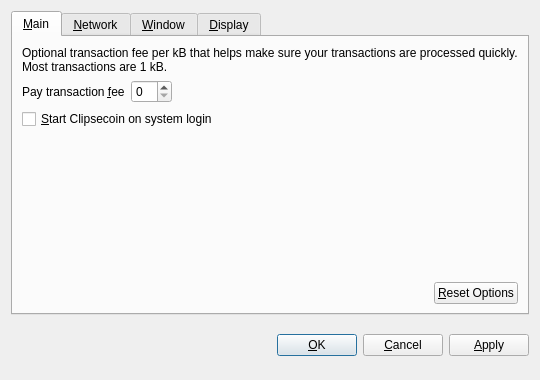
<?xml version="1.0" encoding="UTF-8"?>
<ui version="4.0">
 <class>OptionsDialog</class>
 <widget class="QDialog" name="OptionsDialog">
  <property name="geometry">
   <rect>
    <x>0</x>
    <y>0</y>
    <width>540</width>
    <height>380</height>
   </rect>
  </property>
  <property name="windowTitle">
   <string>Options</string>
  </property>
  <property name="modal">
   <bool>true</bool>
  </property>
  <layout class="QVBoxLayout" name="verticalLayout">
   <item>
    <widget class="QTabWidget" name="tabWidget">
     <property name="tabPosition">
      <enum>QTabWidget::North</enum>
     </property>
     <property name="currentIndex">
      <number>0</number>
     </property>
     <widget class="QWidget" name="tabMain">
      <attribute name="title">
       <string>&amp;Main</string>
      </attribute>
      <layout class="QVBoxLayout" name="verticalLayout_Main">
       <item>
        <widget class="QLabel" name="transactionFeeInfoLabel">
         <property name="text">
          <string>Optional transaction fee per kB that helps make sure your transactions are processed quickly. Most transactions are 1 kB.</string>
         </property>
         <property name="textFormat">
          <enum>Qt::PlainText</enum>
         </property>
         <property name="wordWrap">
          <bool>true</bool>
         </property>
        </widget>
       </item>
       <item>
        <layout class="QHBoxLayout" name="horizontalLayout_1_Main">
         <item>
          <widget class="QLabel" name="transactionFeeLabel">
           <property name="text">
            <string>Pay transaction &amp;fee</string>
           </property>
           <property name="textFormat">
            <enum>Qt::PlainText</enum>
           </property>
           <property name="buddy">
            <cstring>transactionFee</cstring>
           </property>
          </widget>
         </item>
         <item>
          <widget class="BitcoinAmountField" name="transactionFee"/>
         </item>
         <item>
          <spacer name="horizontalSpacer_1_Main">
           <property name="orientation">
            <enum>Qt::Horizontal</enum>
           </property>
           <property name="sizeHint" stdset="0">
            <size>
             <width>40</width>
             <height>20</height>
            </size>
           </property>
          </spacer>
         </item>
        </layout>
       </item>
       <item>
        <widget class="QCheckBox" name="bitcoinAtStartup">
         <property name="toolTip">
          <string>Automatically start Clipsecoin after logging in to the system.</string>
         </property>
         <property name="text">
          <string>&amp;Start Clipsecoin on system login</string>
         </property>
        </widget>
       </item>
       <item>
        <spacer name="verticalSpacer_Main">
         <property name="orientation">
          <enum>Qt::Vertical</enum>
         </property>
         <property name="sizeHint" stdset="0">
          <size>
           <width>20</width>
           <height>40</height>
          </size>
         </property>
        </spacer>
       </item>
       <item>
        <layout class="QHBoxLayout" name="horizontalLayout_2_Main">
         <item>
          <spacer name="horizontalSpacer_2_Main">
           <property name="orientation">
            <enum>Qt::Horizontal</enum>
           </property>
           <property name="sizeHint" stdset="0">
            <size>
             <width>40</width>
             <height>20</height>
            </size>
           </property>
          </spacer>
         </item>
         <item>
          <widget class="QPushButton" name="resetButton">
           <property name="toolTip">
            <string>Reset all client options to default.</string>
           </property>
           <property name="text">
            <string>&amp;Reset Options</string>
           </property>
           <property name="autoDefault">
            <bool>false</bool>
           </property>
          </widget>
         </item>
        </layout>
       </item>
      </layout>
     </widget>
     <widget class="QWidget" name="tabNetwork">
      <attribute name="title">
       <string>&amp;Network</string>
      </attribute>
      <layout class="QVBoxLayout" name="verticalLayout_Network">
       <item>
        <widget class="QCheckBox" name="mapPortUpnp">
         <property name="toolTip">
          <string>Automatically open the Clipsecoin client port on the router. This only works when your router supports UPnP and it is enabled.</string>
         </property>
         <property name="text">
          <string>Map port using &amp;UPnP</string>
         </property>
        </widget>
       </item>
       <item>
        <widget class="QCheckBox" name="connectSocks">
         <property name="toolTip">
          <string>Connect to the Clipsecoin network through a SOCKS proxy (e.g. when connecting through Tor).</string>
         </property>
         <property name="text">
          <string>&amp;Connect through SOCKS proxy:</string>
         </property>
        </widget>
       </item>
       <item>
        <layout class="QHBoxLayout" name="horizontalLayout_Network">
         <item>
          <widget class="QLabel" name="proxyIpLabel">
           <property name="text">
            <string>Proxy &amp;IP:</string>
           </property>
           <property name="textFormat">
            <enum>Qt::PlainText</enum>
           </property>
           <property name="buddy">
            <cstring>proxyIp</cstring>
           </property>
          </widget>
         </item>
         <item>
          <widget class="QValidatedLineEdit" name="proxyIp">
           <property name="maximumSize">
            <size>
             <width>140</width>
             <height>16777215</height>
            </size>
           </property>
           <property name="toolTip">
            <string>IP address of the proxy (e.g. 127.0.0.1)</string>
           </property>
          </widget>
         </item>
         <item>
          <widget class="QLabel" name="proxyPortLabel">
           <property name="text">
            <string>&amp;Port:</string>
           </property>
           <property name="textFormat">
            <enum>Qt::PlainText</enum>
           </property>
           <property name="buddy">
            <cstring>proxyPort</cstring>
           </property>
          </widget>
         </item>
         <item>
          <widget class="QLineEdit" name="proxyPort">
           <property name="maximumSize">
            <size>
             <width>55</width>
             <height>16777215</height>
            </size>
           </property>
           <property name="toolTip">
            <string>Port of the proxy (e.g. 9050)</string>
           </property>
          </widget>
         </item>
         <item>
          <widget class="QLabel" name="socksVersionLabel">
           <property name="text">
            <string>SOCKS &amp;Version:</string>
           </property>
           <property name="textFormat">
            <enum>Qt::PlainText</enum>
           </property>
           <property name="buddy">
            <cstring>socksVersion</cstring>
           </property>
          </widget>
         </item>
         <item>
          <widget class="QValueComboBox" name="socksVersion">
           <property name="toolTip">
            <string>SOCKS version of the proxy (e.g. 5)</string>
           </property>
          </widget>
         </item>
         <item>
          <spacer name="horizontalSpacer_Network">
           <property name="orientation">
            <enum>Qt::Horizontal</enum>
           </property>
           <property name="sizeHint" stdset="0">
            <size>
             <width>40</width>
             <height>20</height>
            </size>
           </property>
          </spacer>
         </item>
        </layout>
       </item>
       <item>
        <spacer name="verticalSpacer_Network">
         <property name="orientation">
          <enum>Qt::Vertical</enum>
         </property>
         <property name="sizeHint" stdset="0">
          <size>
           <width>20</width>
           <height>40</height>
          </size>
         </property>
        </spacer>
       </item>
      </layout>
     </widget>
     <widget class="QWidget" name="tabWindow">
      <attribute name="title">
       <string>&amp;Window</string>
      </attribute>
      <layout class="QVBoxLayout" name="verticalLayout_Window">
       <item>
        <widget class="QCheckBox" name="minimizeToTray">
         <property name="toolTip">
          <string>Show only a tray icon after minimizing the window.</string>
         </property>
         <property name="text">
          <string>&amp;Minimize to the tray instead of the taskbar</string>
         </property>
        </widget>
       </item>
       <item>
        <widget class="QCheckBox" name="minimizeOnClose">
         <property name="toolTip">
          <string>Minimize instead of exit the application when the window is closed. When this option is enabled, the application will be closed only after selecting Quit in the menu.</string>
         </property>
         <property name="text">
          <string>M&amp;inimize on close</string>
         </property>
        </widget>
       </item>
       <item>
        <spacer name="verticalSpacer_Window">
         <property name="orientation">
          <enum>Qt::Vertical</enum>
         </property>
         <property name="sizeHint" stdset="0">
          <size>
           <width>20</width>
           <height>40</height>
          </size>
         </property>
        </spacer>
       </item>
      </layout>
     </widget>
     <widget class="QWidget" name="tabDisplay">
      <attribute name="title">
       <string>&amp;Display</string>
      </attribute>
      <layout class="QVBoxLayout" name="verticalLayout_Display">
       <item>
        <layout class="QHBoxLayout" name="horizontalLayout_1_Display">
         <item>
          <widget class="QLabel" name="langLabel">
           <property name="text">
            <string>User Interface &amp;language:</string>
           </property>
           <property name="textFormat">
            <enum>Qt::PlainText</enum>
           </property>
           <property name="buddy">
            <cstring>lang</cstring>
           </property>
          </widget>
         </item>
         <item>
          <widget class="QValueComboBox" name="lang">
           <property name="toolTip">
            <string>The user interface language can be set here. This setting will take effect after restarting Clipsecoin.</string>
           </property>
          </widget>
         </item>
        </layout>
       </item>
       <item>
        <layout class="QHBoxLayout" name="horizontalLayout_2_Display">
         <item>
          <widget class="QLabel" name="unitLabel">
           <property name="text">
            <string>&amp;Unit to show amounts in:</string>
           </property>
           <property name="textFormat">
            <enum>Qt::PlainText</enum>
           </property>
           <property name="buddy">
            <cstring>unit</cstring>
           </property>
          </widget>
         </item>
         <item>
          <widget class="QValueComboBox" name="unit">
           <property name="toolTip">
            <string>Choose the default subdivision unit to show in the interface and when sending coins.</string>
           </property>
          </widget>
         </item>
        </layout>
       </item>
       <item>
        <widget class="QCheckBox" name="displayAddresses">
         <property name="toolTip">
          <string>Whether to show Clipsecoin addresses in the transaction list or not.</string>
         </property>
         <property name="text">
          <string>&amp;Display addresses in transaction list</string>
         </property>
        </widget>
       </item>
       <item>
        <spacer name="verticalSpacer_Display">
         <property name="orientation">
          <enum>Qt::Vertical</enum>
         </property>
         <property name="sizeHint" stdset="0">
          <size>
           <width>20</width>
           <height>40</height>
          </size>
         </property>
        </spacer>
       </item>
      </layout>
     </widget>
    </widget>
   </item>
   <item>
    <layout class="QHBoxLayout" name="horizontalLayout_Buttons">
     <item>
      <spacer name="horizontalSpacer_1">
       <property name="orientation">
        <enum>Qt::Horizontal</enum>
       </property>
       <property name="sizeHint" stdset="0">
        <size>
         <width>40</width>
         <height>48</height>
        </size>
       </property>
      </spacer>
     </item>
     <item>
      <widget class="QLabel" name="statusLabel">
       <property name="font">
        <font>
         <weight>75</weight>
         <bold>true</bold>
        </font>
       </property>
       <property name="text">
        <string/>
       </property>
       <property name="textFormat">
        <enum>Qt::PlainText</enum>
       </property>
       <property name="wordWrap">
        <bool>true</bool>
       </property>
      </widget>
     </item>
     <item>
      <spacer name="horizontalSpacer_2">
       <property name="orientation">
        <enum>Qt::Horizontal</enum>
       </property>
       <property name="sizeHint" stdset="0">
        <size>
         <width>40</width>
         <height>48</height>
        </size>
       </property>
      </spacer>
     </item>
     <item>
      <widget class="QPushButton" name="okButton">
       <property name="text">
        <string>&amp;OK</string>
       </property>
      </widget>
     </item>
     <item>
      <widget class="QPushButton" name="cancelButton">
       <property name="text">
        <string>&amp;Cancel</string>
       </property>
       <property name="autoDefault">
        <bool>false</bool>
       </property>
      </widget>
     </item>
     <item>
      <widget class="QPushButton" name="applyButton">
       <property name="text">
        <string>&amp;Apply</string>
       </property>
       <property name="autoDefault">
        <bool>false</bool>
       </property>
      </widget>
     </item>
    </layout>
   </item>
  </layout>
 </widget>
 <customwidgets>
  <customwidget>
   <class>BitcoinAmountField</class>
   <extends>QSpinBox</extends>
   <header>bitcoinamountfield.h</header>
  </customwidget>
  <customwidget>
   <class>QValueComboBox</class>
   <extends>QComboBox</extends>
   <header>qvaluecombobox.h</header>
  </customwidget>
  <customwidget>
   <class>QValidatedLineEdit</class>
   <extends>QLineEdit</extends>
   <header>qvalidatedlineedit.h</header>
  </customwidget>
 </customwidgets>
 <resources/>
 <connections/>
</ui>
